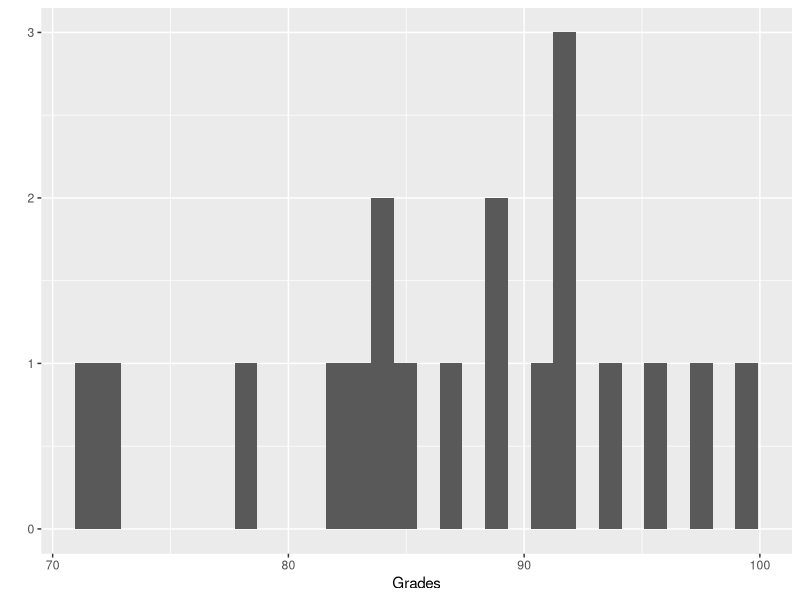

The R script that drew this image:
# Zach Trozenski
# DAT-204 Fall 2020
# Homework 3

# 1A
big <- 2**53
# The the reason it's 53 is because there are 53 bits that can be used. If you
# were to go beyond the bit length then there would have to be some compromise made
# on precision because it couldn't reliably store the extra digits.

# 1B
bigNum1 <- 99999999999999999999999999999999999999999999999999999
bigNum2 <- 99999999999999999999999999999999999999999999999999998
remainder <- bigNum1 - bigNum2
remainder
# No R did not store the value correctly. It should have been one but I suppose that because the
# integer is too big to store, R lost the precision needed to do the operation.

# 1C
new_bigNum1 <- (bigNum1 * 10) + 9
new_bigNum2 <- (bigNum2 * 10) + 18
new_remainder <- new_bigNum1 - new_bigNum2
new_remainder
# No R did not store the number correctly in this instance either. The data loses fidelity as the
# numbers R is trying to work with excite the bit count it can store with precision.

# 2
floats <- c(1.0, 1.2, 1.5, 1.9, 1.99999)
integers <- as.integer(floats)
integers
# R hacked off all the floating numbers after the decimal point. It treats numbers we might
# round up (like 1.9) or down (like 1.2) equally and returns 1.

# 3
longFloat <- 1.9999999999999999999999999999999999999999999
int_float <- as.integer(longFloat)
int_float
# No this time R rounded up to 2. I think this is because the float exceeds the bit allocation
# and R loses precision trying to store the number.
long_float_transform <- (longFloat / 10) + 1.8
long_float_transform
as_int_now <- as.integer(long_float_transform)
as_int_now
# I ended up getting the same result as the previous instance. I think R just loses the ability
# to store values correctly when they get beyond a certain point and the rules under which
# it can operate change when the memory allocation is surpassed.

# 4
# 4a
library(ggplot2)
setwd('~/dat204_ccac/')
student_data = read.csv("Student_Data.csv", stringsAsFactors=FALSE)
#head(student_data)
#?qplot
qplot(x = grade, data = student_data, geom = "histogram", xlab = "Grades", fill=grade)

# 4b
study_session <- sum(student_data[,"study.session"])
total <- length(student_data[,"student.name"])
percent <- study_session / total
nice_percent <- percent * 100
nice_percent

# 4c
genders <- student_data$gender
males <- 0
gender_count <- function(full_col, counter){
  counter + sum(full_col[1:19] == "Male")
}
gender_count(genders, males)
genders
